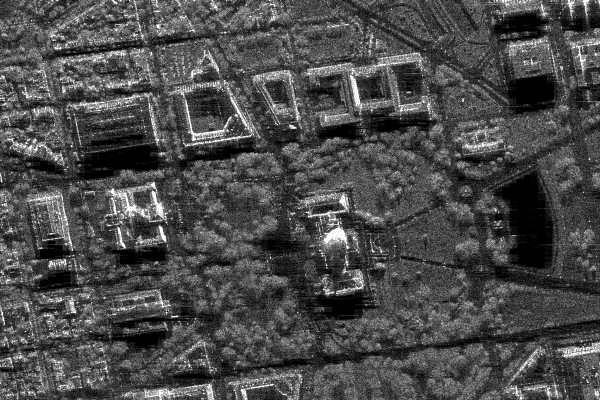
#> input picture 1/sar_1_gray.jpg, 600 x 400 px
$ jupyter execute '1 .ipynb'
#> lines starting #> are read from the running program, lines starting #| are printed output that depends on the picture; after the words box and inside, x2 and y2 are one past the last pixel; in counts of white or black regions, pixels touching at a corner belong together
[cell 1]
import numpy as np
import cv2
import matplotlib.pyplot as plt
from skimage.metrics import mean_squared_error, structural_similarity

[cell 2]
image = cv2.imread('sar_1_gray.jpg')
#> image is the input picture: shape (400, 600, 3); min 0, max 255, mean 74.9
image_gray = cv2.cvtColor(image, cv2.COLOR_BGR2GRAY)

[cell 3]
plt.title('Изображение в оттенках серого sar_1_gray.jpg.')
plt.imshow(image_gray, cmap='gray')

[cell 4]
histSize = 256
histRange = (0, 256)
accumulate = False

b_hist = cv2.calcHist([image_gray], [0], None, [histSize], histRange, accumulate=accumulate)
#> b_hist = 256 values, max 3786 at index 1, min 40 at index 251, mean 937.5

[cell 5]
plt.title('Гистограмма изображения')
plt.plot(b_hist)
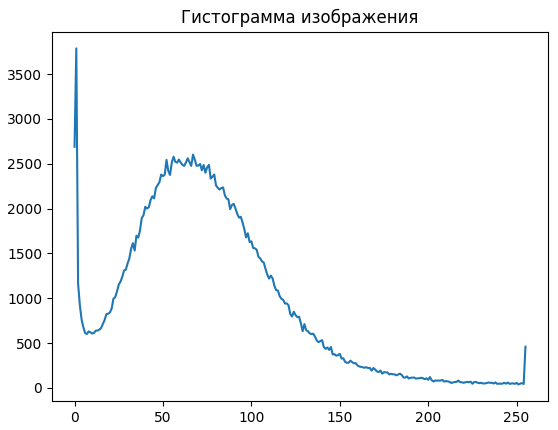
#> figure drawn by matplotlib, 1 panel; curve peaks at x = 1, y = 3786

[cell 6]
def gamma_correction(image, gamma):
    image_normalized = image.astype(np.float32) / 255.0
    corrected = np.power(image_normalized, gamma)
    return (corrected * 255).astype(np.uint8)

def calculate_metrics(original, corrected):
    mse = mean_squared_error(original, corrected)
    ssim = structural_similarity(original, corrected)
    return mse, ssim

gamma_05 = gamma_correction(image_gray, 0.5)
#> in gamma_correction, `corrected = np.power(image_normalized, gamma)`:
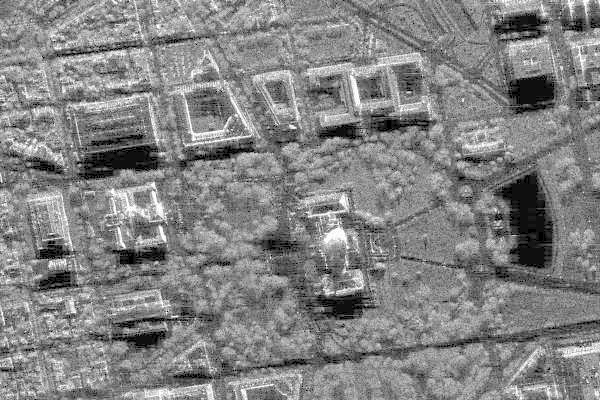
#> corrected: shape (400, 600) float32; min 0, max 1, mean 0.514
gamma_14 = gamma_correction(image_gray, 1.4)
#> call 2 of gamma_correction, with gamma = 1.4
#> in gamma_correction (call 2), `corrected = np.power(image_normalized, gamma)`:
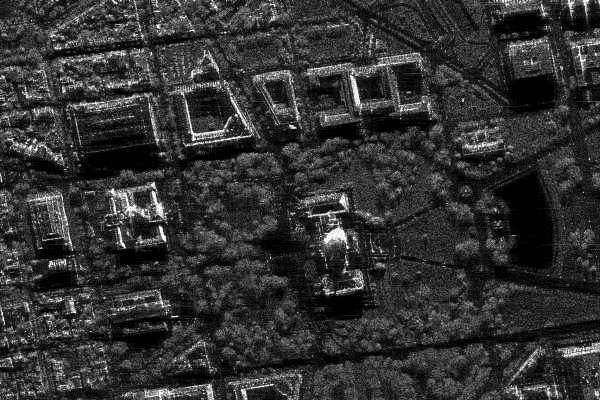
#> corrected: shape (400, 600) float32; min 0, max 1, mean 0.197
gamma_22 = gamma_correction(image_gray, 2.2)
#> call 3 of gamma_correction, with gamma = 2.2
#> in gamma_correction (call 3), `corrected = np.power(image_normalized, gamma)`:
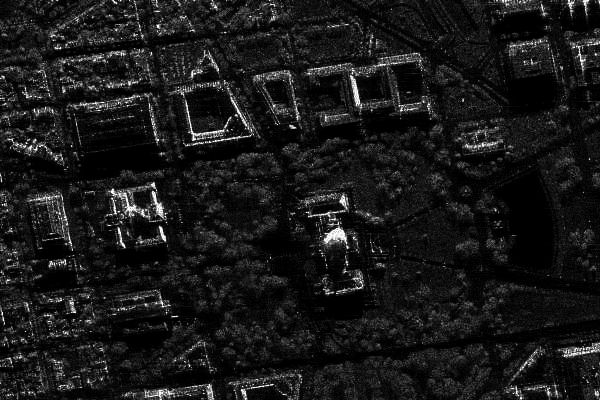
#> corrected: shape (400, 600) float32; min 0, max 1, mean 0.0985

mse_05, ssim_05 = calculate_metrics(image_gray, gamma_05)
#> in calculate_metrics, `mse = mean_squared_error(original, corrected)`: mse = 3250.4
#> in calculate_metrics, `ssim = structural_similarity(original, corrected)`: ssim = 0.788
#> mse_05 = 3250.4; ssim_05 = 0.788
mse_14, ssim_14 = calculate_metrics(image_gray, gamma_14)
#> mse_14 = 696; ssim_14 = 0.863
mse_22, ssim_22 = calculate_metrics(image_gray, gamma_22)
#> mse_22 = 2894.1; ssim_22 = 0.436
mse, ssim = calculate_metrics(image_gray, image_gray)
#> mse = 0; ssim = 1

plt.subplot(2, 2, 2)
plt.imshow(image_gray, cmap='gray')
plt.title(f'Гамма = 1\nMSE = {mse:.1f}, SSIM = {ssim:.3f}')
plt.axis('off')

plt.subplot(2, 2, 1)
plt.imshow(gamma_05, cmap='gray')
plt.title(f'Гамма = 0.5\nMSE = {mse_05:.1f}, SSIM = {ssim_05:.3f}')
plt.axis('off')

plt.subplot(2, 2, 3)
plt.imshow(gamma_14, cmap='gray')
plt.title(f'Гамма = 1.4\nMSE = {mse_14:.1f}, SSIM = {ssim_14:.3f}')
plt.axis('off')

plt.subplot(2, 2, 4)
plt.imshow(gamma_22, cmap='gray')
plt.title(f'Гамма = 2.2\nMSE = {mse_22:.1f}, SSIM = {ssim_22:.3f}')
plt.axis('off')

[cell 7]
def statistical_color_correction_correct(image):
    if len(image.shape) == 3:
        gray_image = cv2.cvtColor(image, cv2.COLOR_BGR2GRAY)
    else:
        gray_image = image.copy()
    eq_gray = cv2.equalizeHist(gray_image)
    mean_src = gray_image.mean()
    std_src = gray_image.std()
    mean_ref = eq_gray.mean()
    std_ref = eq_gray.std()
    if len(image.shape) == 3:
        b, g, r = cv2.split(image.astype(np.float32))
        for channel in [b, g, r]:
            channel_mean = channel.mean()
            channel_std = channel.std()
            if channel_std > 0:
                channel[:] = (channel - channel_mean) * (std_ref / std_src) + mean_ref
        b = np.clip(b, 0, 255).astype(np.uint8)
        g = np.clip(g, 0, 255).astype(np.uint8)
        r = np.clip(r, 0, 255).astype(np.uint8)
        corrected_image = cv2.merge((b, g, r))
    else:
        if std_src > 0:
            corrected_image = (gray_image.astype(np.float32) - mean_src) * (std_ref / std_src) + mean_ref
            corrected_image = np.clip(corrected_image, 0, 255).astype(np.uint8)
        else:
            corrected_image = gray_image.copy()
    return corrected_image

corrected_stat = statistical_color_correction_correct(image_gray)
#> in statistical_color_correction_correct, `eq_gray = cv2.equalizeHist(gray_image)`:
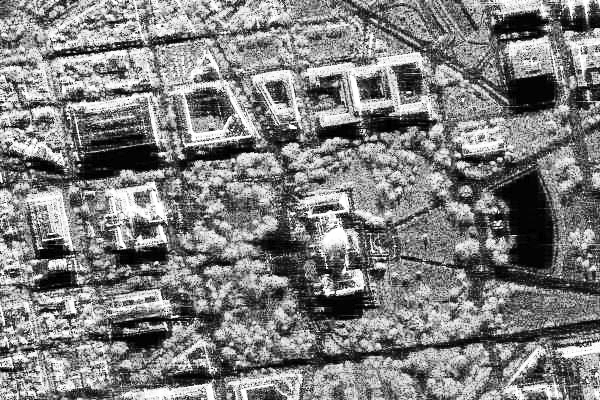
#> eq_gray: shape (400, 600); min 0, max 255, mean 127
#> in statistical_color_correction_correct, `mean_src = gray_image.mean()`: mean_src = 74.94
#> in statistical_color_correction_correct, `std_src = gray_image.std()`: std_src = 43.66
#> in statistical_color_correction_correct, `mean_ref = eq_gray.mean()`: mean_ref = 127
#> in statistical_color_correction_correct, `std_ref = eq_gray.std()`: std_ref = 74.27
#> in statistical_color_correction_correct, `corrected_image = np.clip(corrected_image, 0, 255).astype(np.uint8)`:
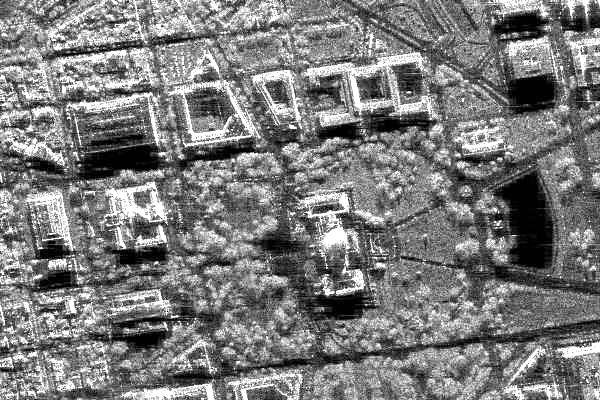
#> corrected_image: shape (400, 600); min 0, max 255, mean 123.1
mse_stat, ssim_stat = calculate_metrics(image_gray, corrected_stat)
#> mse_stat = 2946.7; ssim_stat = 0.786
plt.figure(figsize=(15, 5))

plt.subplot(1, 3, 1)
plt.imshow(image_gray, cmap='gray')
plt.title(f'Исходное изображение\nMSE: {mse:.1f}, SSIM: {ssim:.3f}')

plt.subplot(1, 3, 2)
plt.imshow(corrected_stat, cmap='gray')
plt.title(f'Статистическая коррекция\nMSE: {mse_stat:.1f}, SSIM: {ssim_stat:.3f}')

[cell 8]
thresholds = [10, 35, 65, 90, 125, 160]
for i, threshold in enumerate(thresholds, 1):
    _, thresh = cv2.threshold(image_gray, threshold, 255, cv2.THRESH_BINARY)
    plt.subplot(2, 3, i)
    plt.imshow(thresh, cmap='gray')
    plt.title(f'Порог = {threshold}')
    plt.axis('off')
#> this loop made 6 passes
#> pass 1, `_, thresh = cv2.threshold(image_gray, threshold, 255, cv2.THRESH_BINARY)`:
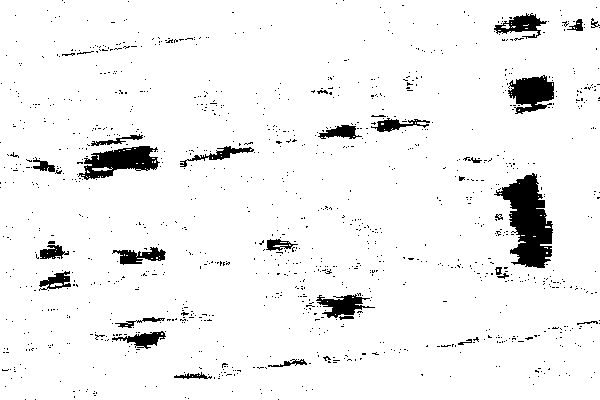
#> thresh: shape (400, 600); 94.6% white; 1176 black regions (1143 under 20 px), largest, box (x1, y1, x2, y2) and area: (494, 173, 553, 268) 2984, (78, 146, 160, 180) 1497, (508, 75, 554, 114) 1164
#> pass 2, `_, thresh = cv2.threshold(image_gray, threshold, 255, cv2.THRESH_BINARY)`:
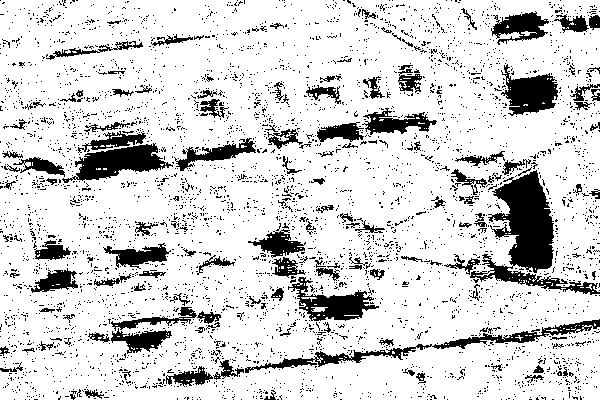
#> thresh: shape (400, 600); 83.5% white; 4120 black regions (3979 under 20 px), largest, box (x1, y1, x2, y2) and area: (470, 170, 600, 295) 5152, (245, 319, 600, 373) 2115, (62, 143, 173, 183) 2063
#> pass 3, `_, thresh = cv2.threshold(image_gray, threshold, 255, cv2.THRESH_BINARY)`:
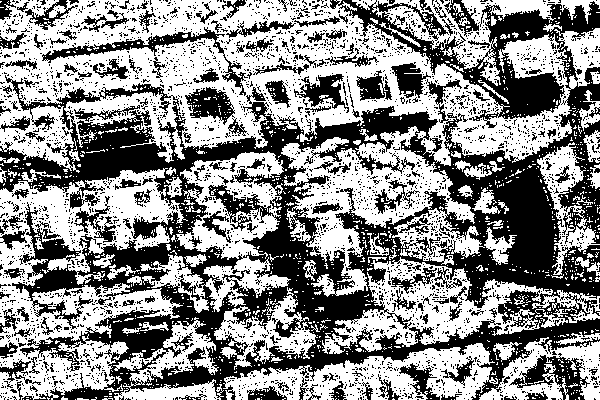
#> thresh: shape (400, 600); 54.9% white; 3301 black regions (3124 under 20 px), largest, box (x1, y1, x2, y2) and area: (0, 0, 600, 400) 78422, (42, 27, 248, 96) 1684, (509, 353, 590, 400) 1439
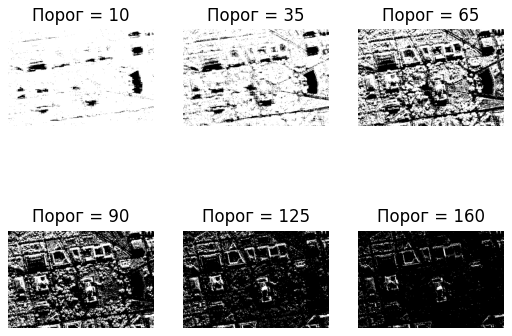
#> figure drawn by matplotlib, 6 panels
